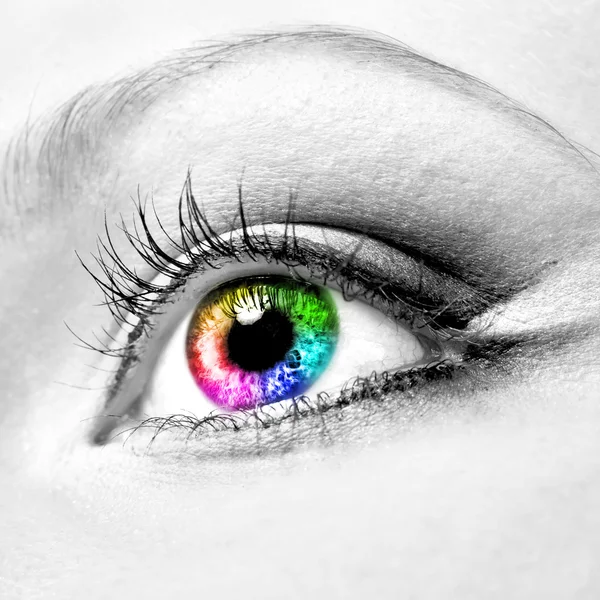
#> input picture eye.jpg, 600 x 600 px
$ python 'gaussian blur.py'
#> lines starting #> are read from the running program, lines starting #| are printed output that depends on the picture
import numpy as np

import cv2 as cv

from matplotlib import pyplot as plt

img = cv.imread('eye.jpg')
#> img is the input picture: shape (600, 600, 3); mean B, G, R 203.6, 203.8, 203.6

kernel = np.ones((5,5),np.float32)/25

'''
------------------------------------edge detection kernel--------------
kernel2 = np.array([[-1, -1, -1],
                    [-1, 8, -1],
                    [-1, -1, -1]])
'''

dst = cv.filter2D(img,-1,kernel)
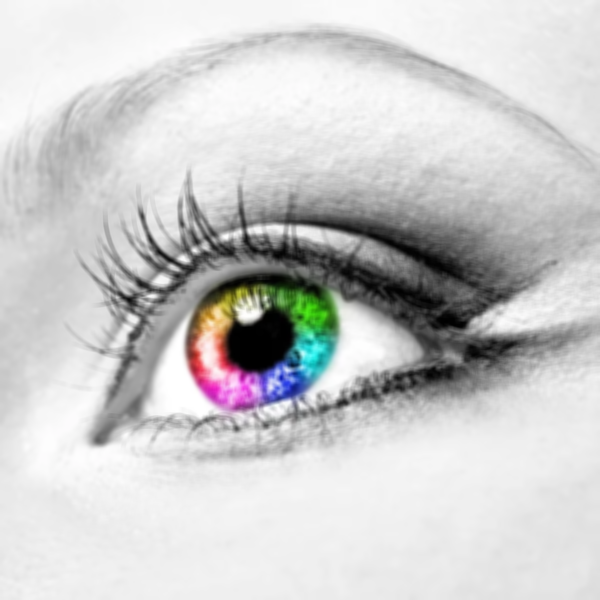
#> dst: shape (600, 600, 3); mean B, G, R 203.6, 203.8, 203.6


plt.subplot(121),plt.imshow(img),plt.title('Original')

plt.subplot(122),plt.imshow(dst),plt.title('Averaging')

plt.show()
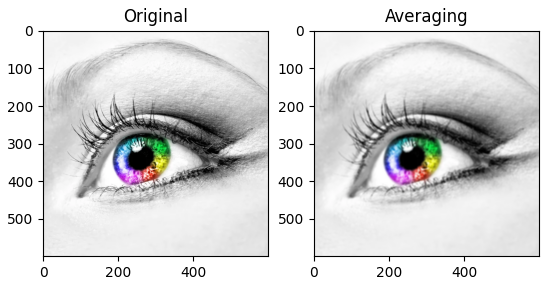
#> figure drawn by matplotlib, 2 panels; B, G, R data is drawn as R, G, B
